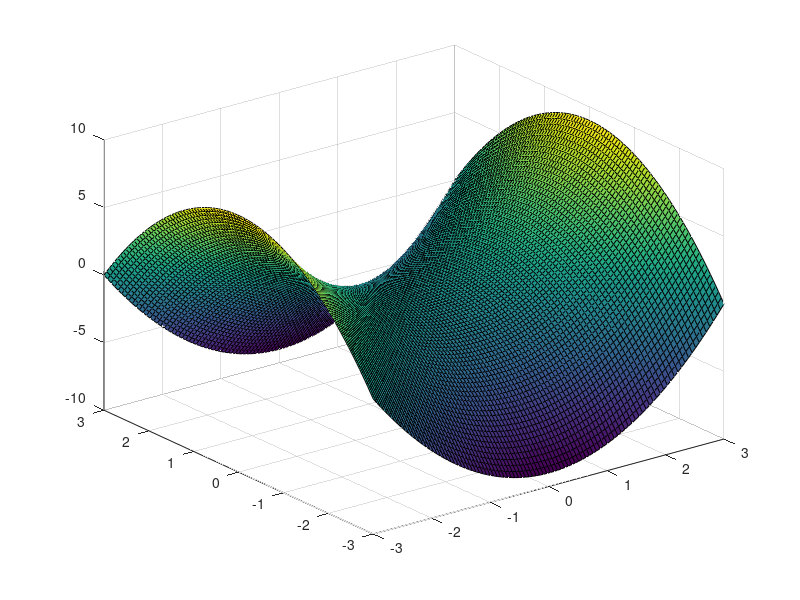

Recreate this plot in MATLAB.
%Problem 4
clear
clc
x1=linspace(-3,3,100);
y1=x1;
[x,y]=meshgrid(x1, y1);
%Equation to be graphed
z=((x.^2)-(y.^2));
surf(x,y,z);
grid on;